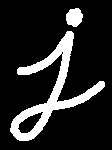
#> input picture practical_02/images/j_rev.png, 112 x 150 px
$ python exercise_6.py
#> lines starting #> are read from the running program, lines starting #| are printed output that depends on the picture; after the words box and inside, x2 and y2 are one past the last pixel; in counts of white or black regions, pixels touching at a corner belong together
import os

from cv2 import cv2
import numpy as np

import cv_utils as utils

INPUT_IMAGE_1 = 'images/prac02ex06img01.png'
INPUT_IMAGE_2 = 'images/prac02ex06img01.png'

# [96 lines left out: functions erode, dilate, opening, closing, morphological_gradient, not called in this run]

def blackhat(img_path):
    """
    :param img: the path to an image
    :type img: str
    """
#> called with img_path = 'images/j_rev.png'

    # load in the image
    image = cv2.imread(img_path, cv2.IMREAD_GRAYSCALE)
#> image: shape (150, 112); 15.3% white; 2 white regions, box (x1, y1, x2, y2) and area: (10, 31, 105, 141) 2331, (66, 8, 83, 27) 245

    kernel = cv2.getStructuringElement(cv2.MORPH_RECT, (15,15))

    blackhat = cv2.morphologyEx(image, cv2.MORPH_BLACKHAT, kernel)
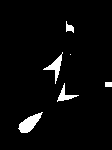
#> blackhat: shape (150, 112); 3.8% white; 6 white regions (1 under 20 px), largest, box (x1, y1, x2, y2) and area: (18, 112, 43, 133) 253, (43, 52, 63, 84) 174, (57, 83, 79, 102) 123, (66, 21, 74, 33) 54, (105, 82, 112, 87) 35

    output = np.hstack((image, blackhat))
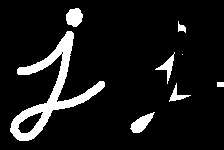
#> output: shape (150, 224); 9.6% white; 8 white regions (1 under 20 px), largest, box (x1, y1, x2, y2) and area: (10, 31, 105, 141) 2331, (130, 112, 155, 133) 253, (66, 8, 83, 27) 245

    cv2.imshow('morphological gradient', output)
    cv2.waitKey(0)

if __name__ == '__main__':
    # [8 lines of commented-out code are left out]
    blackhat('images/j_rev.png')
    pass
